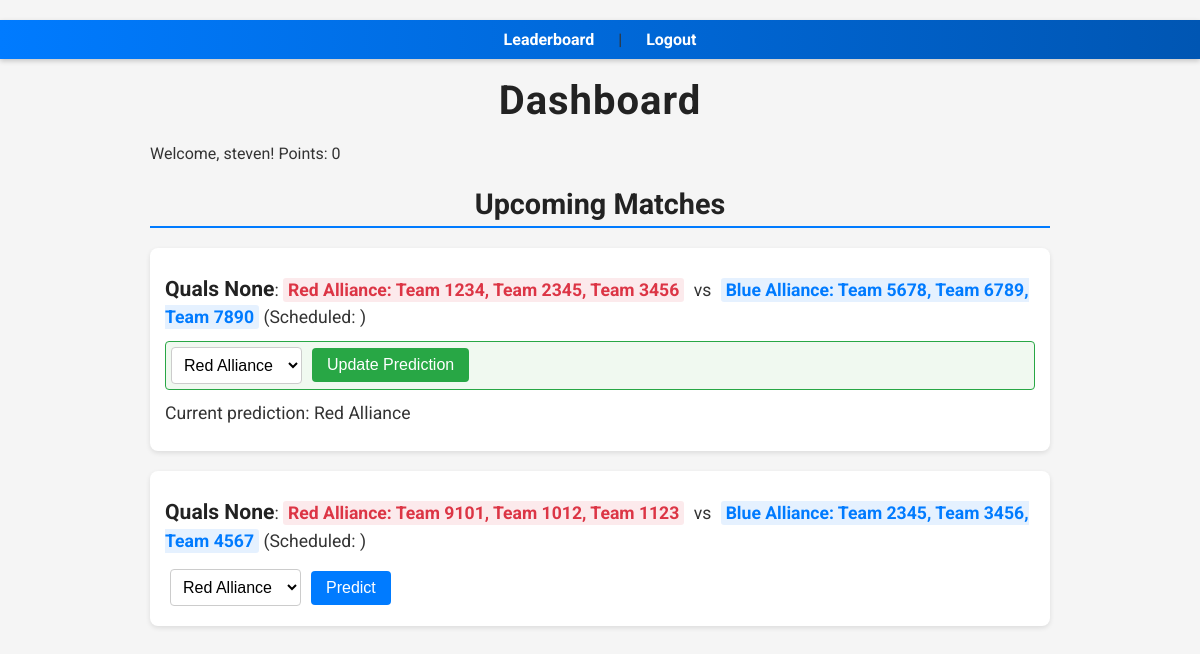
The page /dashboard (signed in) on the database its author committed.
### models.py (models this page shows)
class User(UserMixin, db.Model):
    id = db.Column(db.Integer, primary_key=True)
    username = db.Column(db.String(80), unique=True, nullable=False)
    password = db.Column(db.String(120), nullable=False)
    points = db.Column(db.Integer, default=0)
    is_admin = db.Column(db.Boolean, default=False)

class Match(db.Model):
    id = db.Column(db.Integer, primary_key=True)
    red_team1 = db.Column(db.String(50), nullable=False)
    red_team2 = db.Column(db.String(50), nullable=False)
    red_team3 = db.Column(db.String(50), nullable=False)
    blue_team1 = db.Column(db.String(50), nullable=False)
    blue_team2 = db.Column(db.String(50), nullable=False)
    blue_team3 = db.Column(db.String(50), nullable=False)
    winner = db.Column(db.String(50))  # "Red" or "Blue" (or None if not yet decided)
    scored = db.Column(db.Boolean, default=False)
    match_number = db.Column(db.Integer)  # New: Qualification match number
    scheduled_time = db.Column(db.Integer)  # New: UNIX timestamp for scheduled start

class Prediction(db.Model):
    id = db.Column(db.Integer, primary_key=True)
    user_id = db.Column(db.Integer, db.ForeignKey('user.id'))
    match_id = db.Column(db.Integer, db.ForeignKey('match.id'))
    predicted_winner = db.Column(db.String(50))

### routes.py (the view)
@routes_bp.route('/dashboard')
@login_required
def dashboard():
    matches = Match.query.order_by(Match.match_number.asc()).all()
    predictions = Prediction.query.filter_by(user_id=current_user.id).all()
    return render_template('dashboard.html', matches=matches, predictions=predictions)

### app.py (called while the page is built)
@login_manager.user_loader
def load_user(user_id):
    from models import User
    return User.query.get(int(user_id))

### utils.py (called while the page is built)
def datetimeformat(value, format='%B %d, %Y'):
    if not value:
        return ''
    if isinstance(value, str):
        value = datetime.strptime(value, '%Y-%m-%d %H:%M:%S')  # For string timestamps
    elif isinstance(value, int):  # Handle Unix timestamp from TBA
        value = datetime.fromtimestamp(value)
    return value.strftime(format)

### templates/dashboard.html (shortened to what this page needs)
<!DOCTYPE html>
<html>
<head>
    <link rel="stylesheet" href="{{ url_for('static', filename='css/base.css') }}">
    <link rel="stylesheet" href="{{ url_for('static', filename='css/navigation.css') }}">
    <link rel="stylesheet" href="{{ url_for('static', filename='css/matches.css') }}">
    <link rel="stylesheet" href="{{ url_for('static', filename='css/forms.css') }}">
    <link rel="stylesheet" href="{{ url_for('static', filename='css/flash.css') }}">
</head>
<body>
    <nav class="top-nav">
        <a href="{{ url_for('routes.leaderboard') }}">Leaderboard</a> |
        <a href="{{ url_for('routes.logout') }}">Logout</a>
    </nav>
    <h1>Dashboard</h1>
    <p>Welcome, {{ current_user.username }}! Points: {{ current_user.points }}</p>
    <h2>Upcoming Matches</h2>
    {% for match in matches %}
        <div class="match" id="match-{{ match.id }}">
            <p>
                <strong>Quals {{ match.match_number }}</strong>:
                <span class="red-alliance">Red Alliance: {{ match.red_team1 }}, {{ match.red_team2 }}, {{ match.red_team3 }}</span>
                vs
                <span class="blue-alliance">Blue Alliance: {{ match.blue_team1 }}, {{ match.blue_team2 }}, {{ match.blue_team3 }}</span>
                {% if match.scored %}
                    {% if match.winner == "Tie" %}
                        (Completed - Tie) <span class="status-tie"></span>
                    {% else %}
                        (Completed - Winner: {{ match.winner }})
                    {% endif %}
                {% else %}
                    (Scheduled: {{ match.scheduled_time | datetimeformat }})
                {% endif %}
            </p>
            {% set prediction = predictions | selectattr('match_id', 'equalto', match.id) | first %}
            <form method="POST" action="{{ url_for('routes.predict') }}" {% if prediction %}class="has-prediction{% if match.scored %} disabled-form{% endif %}"{% endif %}>
                <select name="predicted_winner" {% if match.scored %}disabled{% endif %}>
                    <option value="Red" {% if prediction and prediction.predicted_winner == "Red" %}selected{% endif %}>Red Alliance</option>
                </select>
                {% if not match.scored %}
                    <button type="submit" class="{{ 'update' if prediction else '' }}">{{ 'Update Prediction' if prediction else 'Predict' }}</button>
                {% endif %}
            </form>
            {% if prediction %}
                <p class="prediction-text {% if match.scored %}{% if match.winner == 'Tie' %}tie{% elif prediction.predicted_winner == match.winner %}correct{% else %}incorrect{% endif %}{% endif %}">
                    Current prediction: {{ prediction.predicted_winner }} Alliance
                </p>
            {% endif %}
        </div>
    {% endfor %}
</body>
</html>

### static/css/base.css (style rules this page uses)
body { font-family: 'Roboto', Arial, sans-serif; max-width: 900px; margin: 0 auto; padding: 20px; background-color: #f5f5f5; color: #333; }
h1, h2 { color: #222; text-align: center; margin-bottom: 20px; }
h1 { padding-top: 30px; font-size: 2.5em; letter-spacing: 1px; text-align: center; }
h2 { font-size: 1.8em; border-bottom: 2px solid #007bff; padding-bottom: 5px; }

### static/css/navigation.css (style rules this page uses)
.top-nav { background: linear-gradient(to right, #007bff, #0056b3); position: fixed; top: 0; left: 0; width: 100%; background-color: #007bff; padding: 10px 0; text-align: center; z-index: 1000; box-shadow: 0 2px 5px rgba(0, 0, 0, 0.2); }
.top-nav a { color: white; text-decoration: none; margin: 0 20px; font-weight: bold; transition: color 0.2s; }
nav { margin-top: 20px; text-align: center; }
nav a { color: #007bff; text-decoration: none; margin: 0 15px; font-weight: bold; transition: color 0.2s; }

### static/css/matches.css (style rules this page uses)
.match { background-color: white; border-radius: 8px; box-shadow: 0 2px 5px rgba(0, 0, 0, 0.1); padding: 15px; margin-bottom: 20px; transition: transform 0.2s; }
.red-alliance { color: #dc3545; font-weight: bold; padding: 2px 5px; background-color: rgba(220, 53, 69, 0.1); border-radius: 3px; margin-right: 5px; }
.blue-alliance { color: #007bff; font-weight: bold; padding: 2px 5px; background-color: rgba(0, 123, 255, 0.1); border-radius: 3px; margin-left: 5px; }
.match p { margin: 10px 0; font-size: 1.1em; line-height: 1.5; }
.match p strong { font-size: 1.2em; color: #222; }

### static/css/forms.css (style rules this page uses)
form { display: flex; align-items: center; gap: 10px; padding: 5px; }
select { padding: 8px; font-size: 1em; border: 1px solid #ccc; border-radius: 4px; background-color: #fff; cursor: pointer; }
button { background-color: #007bff; color: white; border: none; padding: 8px 15px; font-size: 1em; border-radius: 4px; cursor: pointer; transition: background-color 0.2s; }
button.update { background-color: #28a745; }
.has-prediction { background-color: #f0f9f0; border: 1px solid #28a745; border-radius: 4px; }
.prediction-text { margin-top: 5px; font-size: 0.95em; }

### rows shown on the page
User: username "steven", points "0"
Match: match_number "None", red_team1 "Team 1234", red_team2 "Team 2345", red_team3 "Team 3456", blue_team1 "Team 5678", blue_team2 "Team 6789", blue_team3 "Team 7890", predicted_winner "Red Alliance", value "Update Prediction"
Prediction: predicted_winner "Red"
Match: match_number "None", red_team1 "Team 9101", red_team2 "Team 1012", red_team3 "Team 1123", blue_team1 "Team 2345", blue_team2 "Team 3456", blue_team3 "Team 4567", predicted_winner "Red Alliance", value "Predict"
